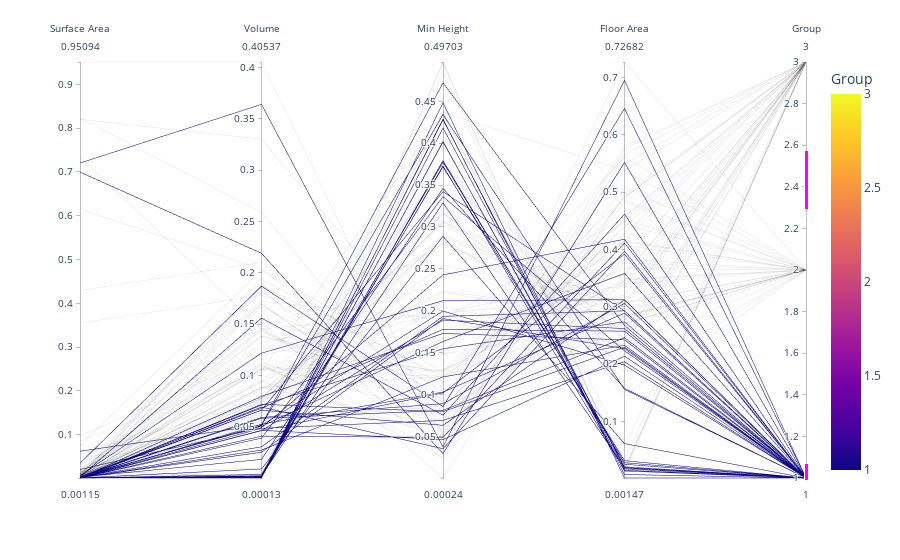

Notebook code for this chart:
### Code cell
ex.parallel_coordinates(
    all_rooms_obj[all_rooms_obj["Non-dominated"]==True],
    dimensions=["Surface Area", "Volume", "Min Height", "Floor Area", "Group"],
    color="Group",
    #symbol="Non-dominated",
    #size=[1]*len(all_rooms_obj),
    #size_max = 12
)
